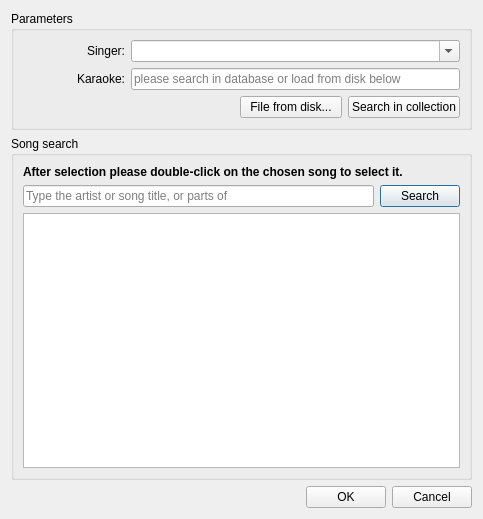
<?xml version="1.0" encoding="UTF-8"?>
<ui version="4.0">
 <class>QueueKaraokeWidget_AddEditDialog</class>
 <widget class="QDialog" name="QueueKaraokeWidget_AddEditDialog">
  <property name="geometry">
   <rect>
    <x>0</x>
    <y>0</y>
    <width>483</width>
    <height>519</height>
   </rect>
  </property>
  <property name="windowTitle">
   <string>Dialog</string>
  </property>
  <layout class="QVBoxLayout" name="verticalLayout">
   <item>
    <widget class="QGroupBox" name="groupBox">
     <property name="title">
      <string>Parameters</string>
     </property>
     <layout class="QGridLayout" name="gridLayout_2">
      <item row="0" column="0">
       <widget class="QLabel" name="label">
        <property name="text">
         <string>Singer:</string>
        </property>
        <property name="alignment">
         <set>Qt::AlignRight|Qt::AlignTrailing|Qt::AlignVCenter</set>
        </property>
       </widget>
      </item>
      <item row="0" column="1" colspan="3">
       <widget class="QComboBox" name="boxSinger">
        <property name="editable">
         <bool>true</bool>
        </property>
       </widget>
      </item>
      <item row="1" column="0">
       <widget class="QLabel" name="label_2">
        <property name="text">
         <string>Karaoke:</string>
        </property>
        <property name="alignment">
         <set>Qt::AlignRight|Qt::AlignTrailing|Qt::AlignVCenter</set>
        </property>
       </widget>
      </item>
      <item row="1" column="1" colspan="3">
       <widget class="QLineEdit" name="leKaraoke">
        <property name="readOnly">
         <bool>true</bool>
        </property>
        <property name="placeholderText">
         <string>please search in database or load from disk below</string>
        </property>
       </widget>
      </item>
      <item row="2" column="0" colspan="2">
       <spacer name="horizontalSpacer">
        <property name="orientation">
         <enum>Qt::Horizontal</enum>
        </property>
        <property name="sizeHint" stdset="0">
         <size>
          <width>119</width>
          <height>20</height>
         </size>
        </property>
       </spacer>
      </item>
      <item row="2" column="2">
       <widget class="QPushButton" name="btnDiskFile">
        <property name="text">
         <string>File from disk...</string>
        </property>
       </widget>
      </item>
      <item row="2" column="3">
       <widget class="QPushButton" name="btnShowSearch">
        <property name="text">
         <string>Search in collection</string>
        </property>
       </widget>
      </item>
     </layout>
    </widget>
   </item>
   <item>
    <widget class="QGroupBox" name="groupSearch">
     <property name="title">
      <string>Song search</string>
     </property>
     <layout class="QGridLayout" name="gridLayout">
      <item row="1" column="0">
       <widget class="QLineEdit" name="leSearch">
        <property name="text">
         <string/>
        </property>
        <property name="placeholderText">
         <string>Type the artist or song title, or parts of</string>
        </property>
       </widget>
      </item>
      <item row="0" column="0" colspan="2">
       <widget class="QLabel" name="label_3">
        <property name="text">
         <string>&lt;html&gt;&lt;head/&gt;&lt;body&gt;&lt;p&gt;&lt;span style=&quot; font-weight:600;&quot;&gt;After selection please double-click on the chosen song to select it.&lt;/span&gt;&lt;/p&gt;&lt;/body&gt;&lt;/html&gt;</string>
        </property>
       </widget>
      </item>
      <item row="1" column="1">
       <widget class="QPushButton" name="btnSearch">
        <property name="text">
         <string>Search</string>
        </property>
        <property name="default">
         <bool>true</bool>
        </property>
       </widget>
      </item>
      <item row="2" column="0" colspan="2">
       <widget class="QTableView" name="tableSearch">
        <property name="alternatingRowColors">
         <bool>true</bool>
        </property>
        <property name="selectionMode">
         <enum>QAbstractItemView::SingleSelection</enum>
        </property>
        <property name="selectionBehavior">
         <enum>QAbstractItemView::SelectRows</enum>
        </property>
        <property name="sortingEnabled">
         <bool>true</bool>
        </property>
        <attribute name="horizontalHeaderShowSortIndicator" stdset="0">
         <bool>true</bool>
        </attribute>
        <attribute name="horizontalHeaderStretchLastSection">
         <bool>true</bool>
        </attribute>
        <attribute name="verticalHeaderVisible">
         <bool>true</bool>
        </attribute>
       </widget>
      </item>
     </layout>
    </widget>
   </item>
   <item>
    <widget class="QDialogButtonBox" name="buttonBox">
     <property name="orientation">
      <enum>Qt::Horizontal</enum>
     </property>
     <property name="standardButtons">
      <set>QDialogButtonBox::Cancel|QDialogButtonBox::Ok</set>
     </property>
    </widget>
   </item>
  </layout>
 </widget>
 <resources/>
 <connections>
  <connection>
   <sender>buttonBox</sender>
   <signal>accepted()</signal>
   <receiver>QueueKaraokeWidget_AddEditDialog</receiver>
   <slot>accept()</slot>
   <hints>
    <hint type="sourcelabel">
     <x>248</x>
     <y>254</y>
    </hint>
    <hint type="destinationlabel">
     <x>157</x>
     <y>274</y>
    </hint>
   </hints>
  </connection>
  <connection>
   <sender>buttonBox</sender>
   <signal>rejected()</signal>
   <receiver>QueueKaraokeWidget_AddEditDialog</receiver>
   <slot>reject()</slot>
   <hints>
    <hint type="sourcelabel">
     <x>316</x>
     <y>260</y>
    </hint>
    <hint type="destinationlabel">
     <x>286</x>
     <y>274</y>
    </hint>
   </hints>
  </connection>
 </connections>
</ui>
